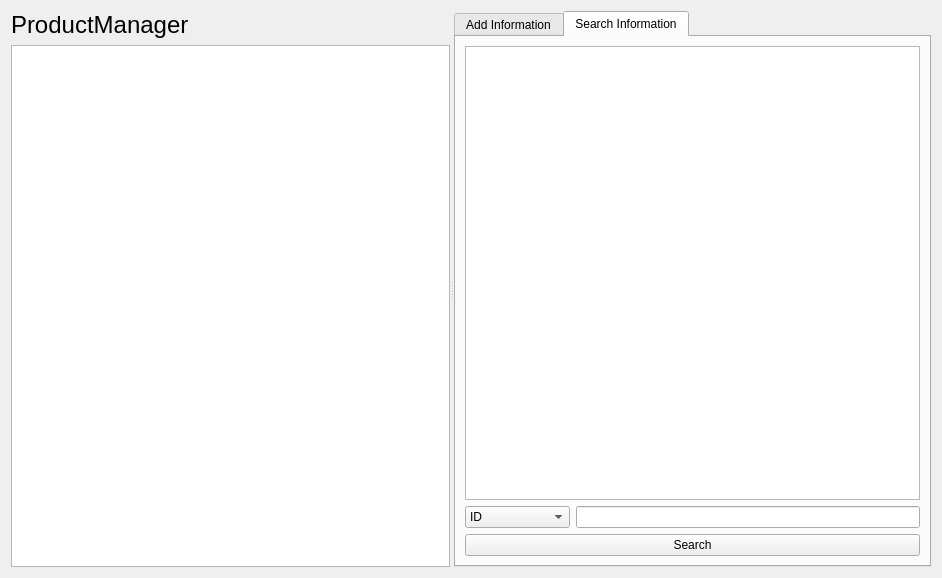
<?xml version="1.0" encoding="UTF-8"?>
<ui version="4.0">
 <class>ProductManagerForm</class>
 <widget class="QWidget" name="ProductManagerForm">
  <property name="geometry">
   <rect>
    <x>0</x>
    <y>0</y>
    <width>942</width>
    <height>578</height>
   </rect>
  </property>
  <property name="windowTitle">
   <string>Form</string>
  </property>
  <layout class="QGridLayout" name="gridLayout_3">
   <item row="0" column="0">
    <widget class="QSplitter" name="splitter">
     <property name="orientation">
      <enum>Qt::Horizontal</enum>
     </property>
     <widget class="QWidget" name="layoutWidget">
      <layout class="QVBoxLayout" name="verticalLayout">
       <item>
        <widget class="QLabel" name="label_5">
         <property name="font">
          <font>
           <pointsize>18</pointsize>
          </font>
         </property>
         <property name="text">
          <string>ProductManager</string>
         </property>
        </widget>
       </item>
       <item>
        <widget class="QTableView" name="tableView">
         <property name="editTriggers">
          <set>QAbstractItemView::NoEditTriggers</set>
         </property>
         <property name="selectionBehavior">
          <enum>QAbstractItemView::SelectRows</enum>
         </property>
        </widget>
       </item>
      </layout>
     </widget>
     <widget class="QTabWidget" name="tabWidget">
      <property name="currentIndex">
       <number>1</number>
      </property>
      <widget class="QWidget" name="Input">
       <attribute name="title">
        <string>Add Information</string>
       </attribute>
       <layout class="QGridLayout" name="gridLayout">
        <item row="0" column="0">
         <layout class="QFormLayout" name="formLayout">
          <item row="0" column="0">
           <widget class="QLabel" name="label">
            <property name="text">
             <string>ID</string>
            </property>
           </widget>
          </item>
          <item row="0" column="1">
           <widget class="QLineEdit" name="idLineEdit"/>
          </item>
          <item row="1" column="0">
           <widget class="QLabel" name="label_2">
            <property name="text">
             <string>ProductName</string>
            </property>
           </widget>
          </item>
          <item row="1" column="1">
           <widget class="QLineEdit" name="productNameLineEdit"/>
          </item>
          <item row="2" column="0">
           <widget class="QLabel" name="label_3">
            <property name="text">
             <string>Price</string>
            </property>
           </widget>
          </item>
          <item row="2" column="1">
           <widget class="QLineEdit" name="priceLineEdit"/>
          </item>
          <item row="3" column="0">
           <widget class="QLabel" name="label_4">
            <property name="text">
             <string>ProductType</string>
            </property>
           </widget>
          </item>
          <item row="3" column="1">
           <widget class="QLineEdit" name="productTypeLineEdit"/>
          </item>
          <item row="4" column="0">
           <widget class="QLabel" name="label_6">
            <property name="text">
             <string>Option</string>
            </property>
           </widget>
          </item>
          <item row="4" column="1">
           <widget class="QLineEdit" name="optionLineEdit"/>
          </item>
         </layout>
        </item>
        <item row="1" column="0">
         <spacer name="verticalSpacer">
          <property name="orientation">
           <enum>Qt::Vertical</enum>
          </property>
          <property name="sizeHint" stdset="0">
           <size>
            <width>17</width>
            <height>152</height>
           </size>
          </property>
         </spacer>
        </item>
        <item row="2" column="0">
         <layout class="QHBoxLayout" name="horizontalLayout">
          <item>
           <widget class="QPushButton" name="addPushButton">
            <property name="text">
             <string>Add</string>
            </property>
           </widget>
          </item>
          <item>
           <widget class="QPushButton" name="modifyPushButton">
            <property name="text">
             <string>Modify</string>
            </property>
           </widget>
          </item>
         </layout>
        </item>
       </layout>
      </widget>
      <widget class="QWidget" name="Search">
       <attribute name="title">
        <string>Search Information</string>
       </attribute>
       <layout class="QGridLayout" name="gridLayout_2">
        <item row="0" column="0">
         <widget class="QTableView" name="searchTableView">
          <property name="editTriggers">
           <set>QAbstractItemView::NoEditTriggers</set>
          </property>
          <property name="selectionBehavior">
           <enum>QAbstractItemView::SelectRows</enum>
          </property>
         </widget>
        </item>
        <item row="1" column="0">
         <layout class="QVBoxLayout" name="verticalLayout_2">
          <item>
           <layout class="QHBoxLayout" name="horizontalLayout_3">
            <item>
             <widget class="QComboBox" name="searchComboBox">
              <item>
               <property name="text">
                <string>ID</string>
               </property>
              </item>
              <item>
               <property name="text">
                <string>ProductName</string>
               </property>
              </item>
              <item>
               <property name="text">
                <string>Price</string>
               </property>
              </item>
              <item>
               <property name="text">
                <string>ProductType</string>
               </property>
              </item>
              <item>
               <property name="text">
                <string>Option</string>
               </property>
              </item>
             </widget>
            </item>
            <item>
             <widget class="QLineEdit" name="searchLineEdit"/>
            </item>
           </layout>
          </item>
          <item>
           <widget class="QPushButton" name="searchPushButton">
            <property name="text">
             <string>Search</string>
            </property>
           </widget>
          </item>
         </layout>
        </item>
       </layout>
      </widget>
     </widget>
    </widget>
   </item>
  </layout>
 </widget>
 <resources/>
 <connections/>
</ui>
